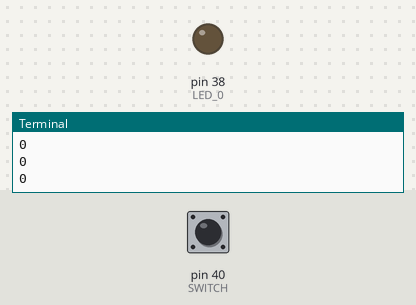
The program below on a simulated Raspberry Pi (header pin numbers). Shown: output pins drawn as LEDs (lit = HIGH), the last lines printed to the terminal. The test bench sets the inputs (shaded band); at power-on: pin 40 (SWITCH) LOW.

Above: at 1.2 s.
1.3 s: pin 40 (SWITCH) pulled HIGH for 0.15 s
At 1.4 s:
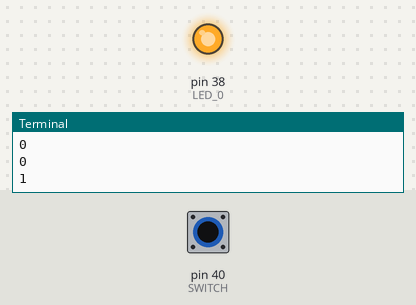
3.0 s: pin 40 (SWITCH) pulled HIGH for 3.2 s
At 7.4 s:
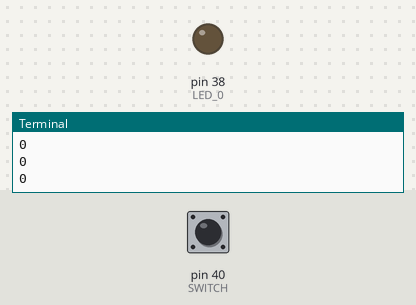
Timing chart, 0 to 8.9 s (numbered marks = the images above; inputs shaded):
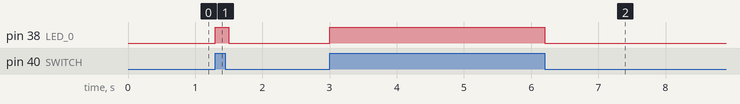

The program:

main.py
```python
#!/usr/bin/python3

import RPi.GPIO as GPIO
import atexit
from time import sleep

SWITCH = 40
LED_0 = 38


def init():
    GPIO.setmode(GPIO.BOARD)
    GPIO.setup(SWITCH, GPIO.IN, pull_up_down=GPIO.PUD_DOWN)
    GPIO.setup(LED_0, GPIO.OUT)
    atexit.register(exitHandler)


def exitHandler():
    print("Cleaning up GPIO configuration.")
    GPIO.cleanup()


init()

while True:
    readValue = GPIO.input(SWITCH)
    GPIO.output(LED_0, readValue)
    print(readValue)
    sleep(0.1)
```

Measured:
- after the input at 1.3 s, pin 38 (LED_0): LOW → HIGH at once, → LOW 0.20 s later
- after the input at 3.0 s, pin 38 (LED_0): LOW → HIGH at once, → LOW 3.2 s later
